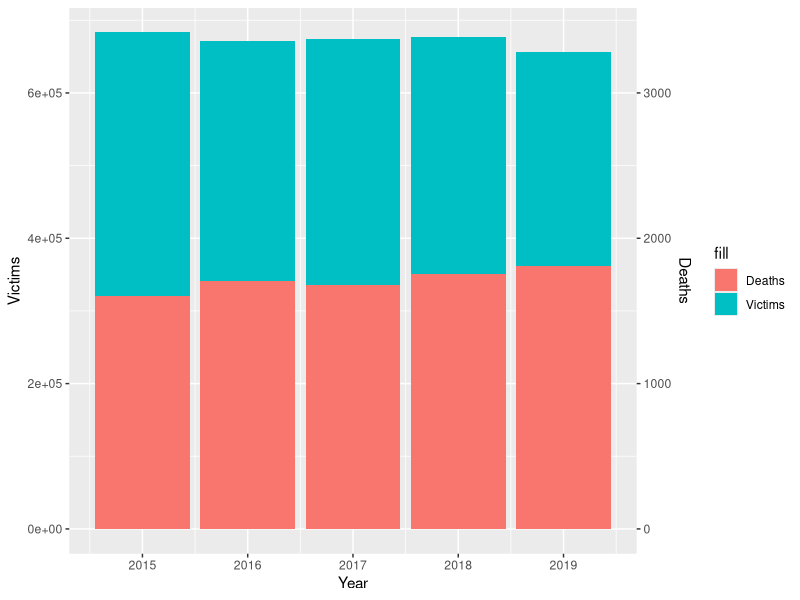

Source code (R):
#library things
library(tidyverse)
library(ggplot2)
library(dplyr)
library(stringr)

#1: time series, deaths vs victims 2016-2019

#read.csv data in
victimsdata <- read.csv("../data/childvictimstrend.csv")
deathsdata <- read.csv("../data/deathsdata.csv")
alldata <- merge(victimsdata, deathsdata, by = "Year")

# chart1 <- ggplot(victimsdata, aes(x = Year, y = National)) +
#   geom_line(data = victimsdata, aes(x = Year, y = National), col = "blue") +
#   geom_line(data = deathsdata, aes(x = Year, y = National * 450), col = "red") +
#   scale_y_continuous(sec.axis=sec_axis(~./450,name="Deaths")) +
#   labs(color = "Legend") +
#   scale_color_manual(values = colors)


chart1 <- ggplot(alldata, aes(x = Year)) +
  geom_bar(aes(y = National.x, fill = "Victims"), stat = "identity", position = "dodge") +
  geom_bar(aes(y= National.y * 200, fill = "Deaths"), stat = "identity", position = "dodge")+
  scale_y_continuous(sec.axis=sec_axis(~./200,name= "Deaths"), labs(x = "Victims"))

chart1
